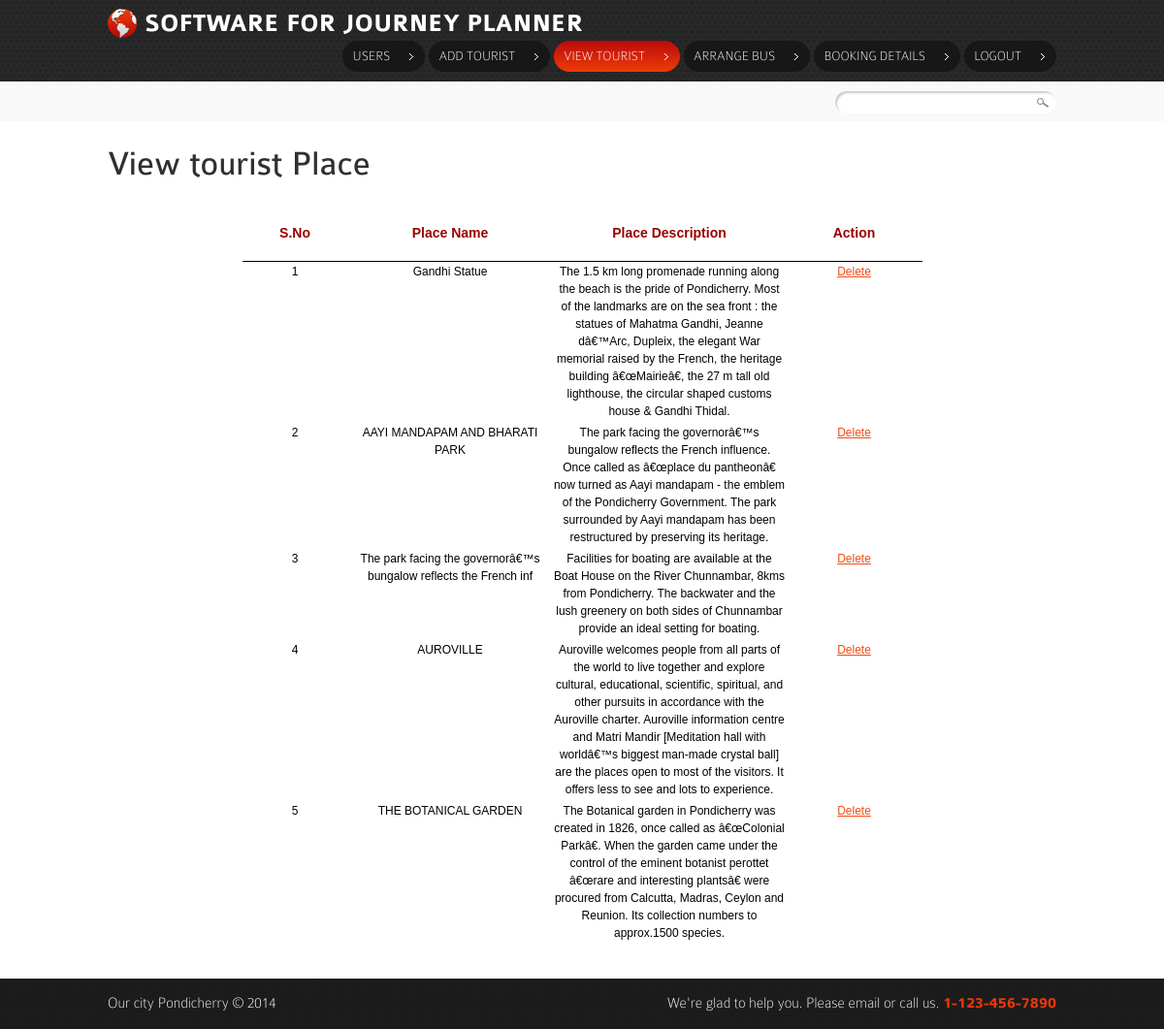
The page /view_tour.php (signed in) on the database its author committed.
### tables this page shows
CREATE TABLE `tourist` (
  `id` int(11) NOT NULL,
  `name` varchar(70) NOT NULL,
  `timing` text NOT NULL,
  `content` text NOT NULL,
  `image` varchar(100) NOT NULL,
  `date` varchar(100) NOT NULL
);

### view_tour.php (the view, shortened to what this page needs)
<!DOCTYPE html>
<html lang="en">
<head>
	<link rel="stylesheet" href="css/reset.css" type="text/css" media="all">
	<link rel="stylesheet" href="css/grid.css" type="text/css" media="all">
	<link rel="stylesheet" href="css/style.css" type="text/css" media="all">
</head>
<body>
	<header>
		<nav>
			<div class="container">
				<div class="wrapper">
					<h1><a href="index.php"><strong>SOFTWARE FOR JOURNEY PLANNER</strong></a></h1>
					<ul>
								<li><a href="view_details.php" >Users</a></li>
						<li><a href="add_tourist.php"  >Add Tourist</a></li>
						<li><a href="view_tour.php" class="current">View Tourist</a></li>
						<li><a href="arrange_tour.php" >Arrange Bus</a></li>
					<li><a href="view_bookedticket.php" >Booking Details</a></li>
								<li><a href="logout.php" >Logout</a></li>
					</ul>
			  </div>
			</div>
		</nav>
		<section class="adv-content">
			<div class="container">
				<ul class="breadcrumbs">
					<li></li>
				</ul>
				<form action="" id="search-form">
					<fieldset>
						<input type="text" value=""><input type="submit" value="" >
					</fieldset>
				</form>
			</div>
		</section><div class="ic"></div>
	</header>
	<section id="content">
		<div class="top">
			<div class="container">
				<h2>View tourist Place </h2>
				<div align="center">
	<table border="1" style="border-collapse:collapse;">
  <tr>
    <td colspan="4" align="center" style="color:#FF0000"><?php echo $msg; ?></td>
    </tr>
  <tr>
    <th width="69">S.No</th>
    <th width="171">Place Name</th>
    <th width="201">Place Description</th>
    <th width="100">Action</th>
  </tr>
  <tr>
   <?php $query=mysql_query("select * from tourist ");
  $i=0;
  while($res= mysql_fetch_array($query))
  {
  $i++;
  ?>
    <td align="center"><?php echo $i; ?></td>
    <td align="center"><?php echo $res['name']; ?></td>
    <td align="center"><?php echo $res['content']; ?></td>
    <td align="center"><a href="view_tour.php?id=<?php echo $res['id']; ?>&act=del&img=<?php echo $res['image'];?>">Delete</a></td>
  </tr>
<tr id="border" style="border-bottom::3px solid #000000;"><td colspan="4"></td></tr>
  <?php } ?>
</table>
</div>
			</div>
		</div>
	</section>
	<footer>
		<div class="container">
			<div class="wrapper">
				<div class="copy">Our city Pondicherry &copy; 2014</div>
				<address class="phone">
					We're glad to help you. Please email or call us. <strong>1-123-456-7890</strong>
				</address>
			</div>
		</div>
	</footer>
</body>
</html>

### css/grid.css (style rules this page uses)
.container { width: 978px; margin: 0 auto; position:relative; }

### css/style.css (style rules this page uses)
article, aside, audio, canvas, command, datalist, details, embed, figcaption, figure, footer, header, hgroup, keygen, meter, nav, output, progress, section, source, video { display:block }
body { background:url(../images/body-bg.gif) #1b1b1b;font-family:Arial, Helvetica, sans-serif;font-size:100%;line-height:1.125em;color:#9f9f9f }
html { min-width:980px }
html, body { height:100% }
.container { font-size:.75em; }
header { overflow:hidden;background:url(../images/header-pattern.gif) #1f1f1f }
#content .top { background:#fff;padding:29px 0 35px 0 }
.wrapper { width:100%;overflow:hidden }
input, select, textarea { font-family:Arial, Helvetica, sans-serif;font-size:1em;vertical-align:middle;font-weight:normal }
a { color:#f24c15;outline:none }
h2 { font-size:36px;line-height:30px;color:#303030;font-weight:normal;font-family:'ColaborateRegular';font-weight:normal;margin-bottom:.7em }
header h1 { background:url(../images/logo.png) no-repeat 0 0;padding:2px 0 0 38px;font-family:'ColaborateThinRegular';font-size:26px;line-height:1.2em;color:#fff;font-weight:normal;float:left }
header h1 a { color:#fff;text-decoration:none }
header h1 strong { font-family:'ColaborateBoldRegular';font-weight:normal }
header nav { padding:7px 0 10px 0 }
header nav ul { float:right;padding:2px 0 0 0 }
header nav ul li { float:left;padding-left:4px }
header nav ul li a { position:relative;float:left;font-size:14px;color:#fff;text-decoration:none;font-family:'ColaborateThinRegular';text-transform:uppercase;height:32px;line-height:32px;background-color:#181717;padding:0 36px 0 10px;border-radius:17px;-moz-border-radius:17px;-webkit-border-radius:17px }
header nav ul li a:hover, header nav ul li a.current { background-image:-moz-linear-gradient(top, #ee3c09, #b90a09); background-image:-webkit-gradient(linear,left bottom,left top,color-stop(0, #ee3c09),color-stop(1, #b90a09)); filter: progid:DXImageTransform.Microsoft.gradient(startColorstr='#ee3c09', endColorstr='#b90a09'); -ms-filter:"progid:DXImageTransform.Microsoft.gradient(startColorstr='#ee3c09', endColorstr='#b90a09')"; }
header nav ul li a:after { content:'';display:block;position:absolute;right:12px;top:13px;width:4px;height:7px;background:url(../images/arrow1.gif) no-repeat 0 0 }
header .adv-content { overflow:hidden;background:#f9f9f9;padding:10px 0 8px 0 }
header .breadcrumbs { float:left;padding:3px 0 0 10px }
header .breadcrumbs li { display:inline;color:#212121;padding-left:5px }
footer .container { color:#fff;font-size:16px;line-height:1.2em;padding:16px 0 16px 0;font-family:'ColaborateThinRegular'; }
footer .copy { float:left }
footer .phone { float:right;font-style:normal }
footer .phone strong { font-family:'ColaborateBoldRegular';font-weight:normal;color:#e83709 }
#search-form { float:right;position:relative }
#search-form fieldset { border:none }
#search-form input[type=text] { background:#fff;width:195px;border:none;border-radius:20px;-moz-border-radius:20px;-webkit-border-radius:20px;padding:4px 25px 5px 8px;box-shadow:rgba(0, 0, 0, .2) 2px 2px 2px inset;-moz-box-shadow:rgba(0, 0, 0, .2) 2px 2px 2px inset;-webkit-box-shadow:rgba(0, 0, 0, .2) 2px 2px 2px inset;background:url(../images/search-bg.gif) no-repeat 100% 7px #fff }
#search-form input[type=submit] { width:20px;height:20px;position:absolute;right:5px;top:0;border:none;background:none;cursor:pointer }

### view_tour.php (style rules this page uses)
th { color:#990000; font-size:14px; padding:20px; border-bottom:1px solid #000000; margin-bottom:30px; font-weight:800; }
tr { margin-bottom:30px; }
td { font-weight:500; color:#000000; }

### rows shown on the page
tourist: name "Gandhi Statue", content "The 1.5 km long promenade running along the beach is the pride of Pondicherry. Most of the landmarks are on the sea front : the statues of Mahatma Gandhi, Jeanne dâ€™Arc, Dupleix, the elegant War memorial raised by the French, the heritage building â€œMairieâ€, the 27 m tall old lighthouse, the circular shaped customs house & Gandhi Thidal."
tourist: name "AAYI MANDAPAM AND BHARATI PARK", content "The park facing the governorâ€™s bungalow reflects the French influence. Once called as â€œplace du pantheonâ€ now turned as Aayi mandapam - the emblem of the Pondicherry Government. The park surrounded by Aayi mandapam has been restructured by preserving its heritage."
tourist: name "The park facing the governorâ€™s bungalow reflects the French inf", content "Facilities for boating are available at the Boat House on the River Chunnambar, 8kms from Pondicherry. The backwater and the lush greenery on both sides of Chunnambar provide an ideal setting for boating."
tourist: name "AUROVILLE", content "Auroville welcomes people from all parts of the world to live together and explore cultural, educational, scientific, spiritual, and other pursuits in accordance with the Auroville charter. Auroville information centre and Matri Mandir [Meditation hall with worldâ€™s biggest man-made crystal ball] are the places open to most of the visitors. It offers less to see and lots to experience."
tourist: name "THE BOTANICAL GARDEN", content "The Botanical garden in Pondicherry was created in 1826, once called as â€œColonial Parkâ€. When the garden came under the control of the eminent botanist perottet â€œrare and interesting plantsâ€ were procured from Calcutta, Madras, Ceylon and Reunion. Its collection numbers to approx.1500 species."
